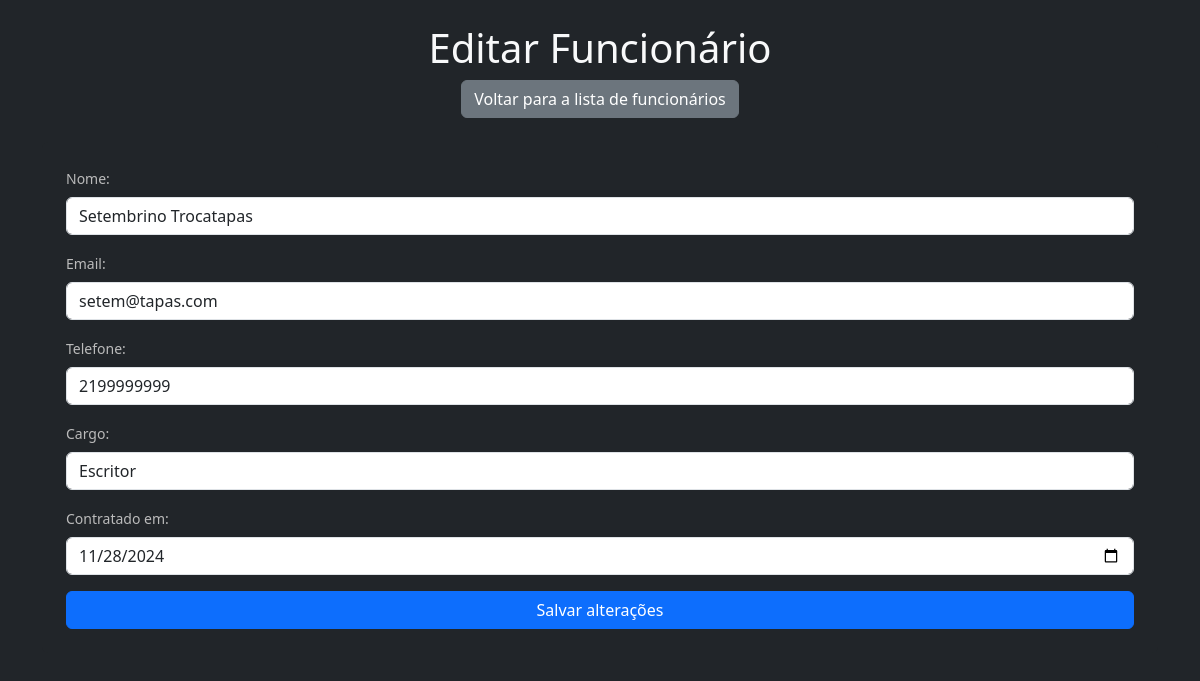
Screenshot of /edit/1 with the database file from the repository.
### tables this page shows
CREATE TABLE "Funcionarios" (
	"id"	INTEGER,
	"name"	TEXT NOT NULL,
	"email"	TEXT NOT NULL,
	"tel"	TEXT NOT NULL,
	"cargo"	TEXT NOT NULL,
	"contratado_em"	TEXT NOT NULL,
	PRIMARY KEY("id" AUTOINCREMENT)
);

### app_com_sqlite.py (the view, shortened to what this page needs)
@app.route('/edit/<id>', methods=['GET', 'POST'])
def edit(id):
    conn = db_connection()
    cursor = conn.cursor()
    cursor.execute('SELECT * FROM Funcionarios WHERE id = ?', (id,))
    funcionario = cursor.fetchone()
    if not funcionario:
        return redirect(url_for('index'))
    conn.close()
    return render_template('edit.html', funcionario=funcionario)

### app_com_sqlite.py (called while the page is built)
def db_connection():
    conn = sqlite3.connect('databasedb.sqlite')  # Nome do arquivo SQLite
    conn.row_factory = sqlite3.Row  # Permite acessar os resultados como dicionários
    return conn

### templates/edit.html (shortened to what this page needs)
<!DOCTYPE html>
<html lang="pt-BR">
<head>
    <link rel="stylesheet" href="{{ url_for('static', filename='edit.css') }}">
    <link href="https://cdn.jsdelivr.net/npm/bootstrap@5.3.0-alpha1/dist/css/bootstrap.min.css" rel="stylesheet">
</head>
<body class="bg-dark text-light">
    <div class="container mt-4">
        <h1 class="text-center">Editar Funcionário</h1>
        <div class="text-center mb-4">
            <a href="{{ url_for('index') }}" class="btn btn-secondary">Voltar para a lista de funcionários</a>
        </div>
        <form method="POST" class="bg-dark p-4 rounded">
            <div class="mb-3">
                <label for="name" class="form-label">Nome:</label>
                <input type="text" class="form-control" id="name" name="name" value="{{ funcionario['name'] }}" required>
            </div>
            <div class="mb-3">
                <label for="email" class="form-label">Email:</label>
                <input type="email" class="form-control" id="email" name="email" value="{{ funcionario['email'] }}" required>
            </div>
            <div class="mb-3">
                <label for="tel" class="form-label">Telefone:</label>
                <input type="text" class="form-control" id="tel" name="tel" value="{{ funcionario['tel'] }}" required>
            </div>
            <div class="mb-3">
                <label for="cargo" class="form-label">Cargo:</label>
                <input type="text" class="form-control" id="cargo" name="cargo" value="{{ funcionario['cargo'] }}" required>
            </div>
            <div class="mb-3">
                <label for="contratado_em" class="form-label">Contratado em:</label>
                <input type="date" class="form-control" id="contratado_em" name="contratado_em" value="{{ funcionario['contratado_em'] }}" required>
            </div>
            <button type="submit" class="btn btn-primary w-100">Salvar alterações</button>
        </form>
    </div>
</body>
</html>

### static/edit.css (style rules this page uses)
body { font-family: 'Arial', sans-serif; background-color: #121212; color: #f5f5f5; margin: 0; }
a { text-decoration: none; color: #1abc9c; font-weight: bold; }
form { background-color: #222; color: #f5f5f5; border-radius: 8px; padding: 20px; margin-top: 20px; }
form label { font-size: 14px; color: #bbb; }
form input { background-color: #333; color: #f5f5f5; border: 2px solid #444; padding: 10px; border-radius: 5px; width: 100%; }
form button { background-color: #e74c3c; color: white; border: none; border-radius: 5px; padding: 12px 20px; cursor: pointer; font-size: 16px; width: 100%; transition: background-color 0.3s ease, transform 0.2s ease; }

### rows the page displays
Funcionarios: name "Setembrino Trocatapas", email "setem@tapas.com", tel "2199999999", cargo "Escritor", contratado_em "11/28/2024"
